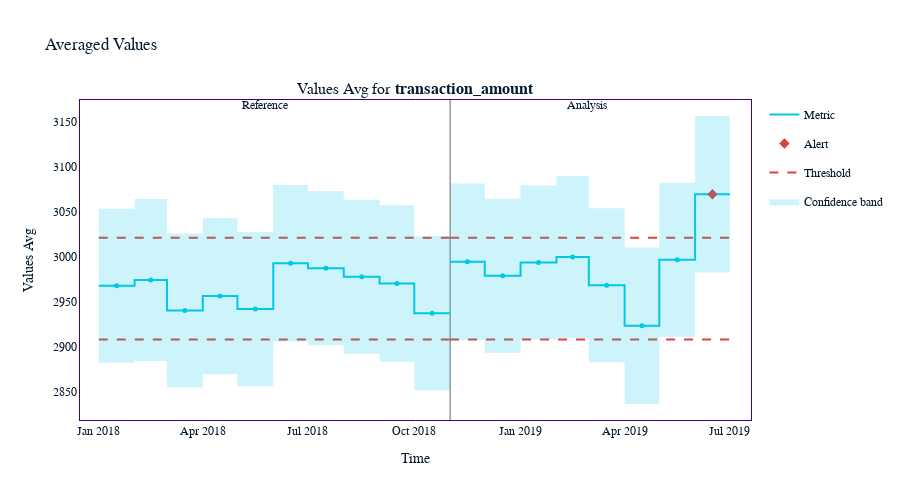

Notebook cell for this chart:
### Code cell
# Months with performance alerts
months_with_performance_alerts = ["april_2019", "may_2019", "june_2019"]

# Defining features
features = ["time_since_login_min", "transaction_amount", "transaction_type", "is_first_transaction", "user_tenure_months"]

# Initializing Univariate Drift Calculator
uni_calc = nml.UnivariateDriftCalculator(
    timestamp_column_name="timestamp",
    column_names=features,
    chunk_period="m",
    continuous_methods="kolmogorov_smirnov",
    categorical_methods="chi2"
)

uni_calc = uni_calc.fit(reference)
udc_results = uni_calc.calculate(analysis)

# Initializing Correlation Ranker
ranker = nml.CorrelationRanker()

ranker = ranker.fit(calc_results.filter(period="analysis"))
correlation_ranked_features = ranker.rank(udc_results, calc_results)
highest_correlation_feature = "time_since_login_min"

# Initializing Summary Statistics Calculator
ssac = nml.SummaryStatsAvgCalculator(
    column_names=["transaction_amount"],
    chunk_period="m",
    timestamp_column_name="timestamp"
)

ssac = ssac.fit(reference)
stats_avg_results = ssac.calculate(analysis)

stats_avg_results.plot()

### Figure 1 — Plotly figure (JSON) as saved in the notebook; plotly's stock layout.template omitted (floating-point values rounded to 4 significant figures)
{"data": [{"hoverinfo": "skip", "legendgroup": "metric_reference", "line": {"color": "#00c8e5", "shape": "hv", "width": 2}, "mode": "lines", "name": "Metric", "showlegend": true, "x": ["2018-01-01T00:00:00", "2018-02-01T00:00:00", "2018-03-01T00:00:00", "2018-04-01T00:00:00", "2018-05-01T00:00:00", "2018-06-01T00:00:00", "2018-07-01T00:00:00", "2018-08-01T00:00:00", "2018-09-01T00:00:00", "2018-10-01T00:00:00", "2018-10-31T23:59:59.999999"], "y": [2968.0, 2974.0, 2941.0, 2957.0, 2942.0, 2993.0, 2988.0, 2978.0, 2971.0, 2937.0, 2937.0], "type": "scatter", "xaxis": "x", "yaxis": "y"}, {"customdata": [["Values Avg for <b>transaction_amount</b>", "<b style=\"color:#00c8e5;line-height:60px\">Reference</b>", "", "2018-01", "From <b>Jan-01-2018</b> to <b>Jan-31-2018</b>", 2968.0, 85.5], ["Values Avg for <b>transaction_amount</b>", "<b style=\"color:#00c8e5;line-height:60px\">Reference</b>", "", "2018-02", "From <b>Feb-01-2018</b> to <b>Feb-28-2018</b>", 2974.0, 89.96], ["Values Avg for <b>transaction_amount</b>", "<b style=\"color:#00c8e5;line-height:60px\">Reference</b>", "", "2018-03", "From <b>Mar-01-2018</b> to <b>Mar-31-2018</b>", 2941.0, 85.51], ["Values Avg for <b>transaction_amount</b>", "<b style=\"color:#00c8e5;line-height:60px\">Reference</b>", "", "2018-04", "From <b>Apr-01-2018</b> to <b>Apr-30-2018</b>", 2957.0, 86.91], ["Values Avg for <b>transaction_amount</b>", "<b style=\"color:#00c8e5;line-height:60px\">Reference</b>", "", "2018-05", "From <b>May-01-2018</b> to <b>May-31-2018</b>", 2942.0, 85.5], ["Values Avg for <b>transaction_amount</b>", "<b style=\"color:#00c8e5;line-height:60px\">Reference</b>", "", "2018-06", "From <b>Jun-01-2018</b> to <b>Jun-30-2018</b>", 2993.0, 86.92], ["Values Avg for <b>transaction_amount</b>", "<b style=\"color:#00c8e5;line-height:60px\">Reference</b>", "", "2018-07", "From <b>Jul-01-2018</b> to <b>Jul-31-2018</b>", 2988.0, 85.5], ["Values Avg for <b>transaction_amount</b>", "<b style=\"color:#00c8e5;line-height:60px\">Reference</b>", "", "2018-08", "From <b>Aug-01-2018</b> to <b>Aug-31-2018</b>", 2978.0, 85.5], ["Values Avg for <b>transaction_amount</b>", "<b style=\"color:#00c8e5;line-height:60px\">Reference</b>", "", "2018-09", "From <b>Sep-01-2018</b> to <b>Sep-30-2018</b>", 2971.0, 86.92], ["Values Avg for <b>transaction_amount</b>", "<b style=\"color:#00c8e5;line-height:60px\">Reference</b>", "", "2018-10", "From <b>Oct-01-2018</b> to <b>Oct-31-2018</b>", 2937.0, 85.5]], "hovertemplate": "%{customdata[1]} &nbsp; &nbsp; %{customdata[2]} <br />Chunk: <b>%{customdata[3]}</b> &nbsp; &nbsp; %{customdata[4]} <br />%{customdata[0]}: <b>%{customdata[5]}</b><br />Confidence band: +/- <b>%{customdata[6]}</b><br /><extra></extra>", "legendgroup": "metric_reference", "marker": {"color": "#00c8e5", "size": 5, "symbol": "circle"}, "mode": "markers", "name": "Metric", "showlegend": false, "x": ["2018-01-16T12:00:00", "2018-02-15T00:00:00", "2018-03-16T12:00:00", "2018-04-16T00:00:00", "2018-05-16T12:00:00", "2018-06-16T00:00:00", "2018-07-16T12:00:00", "2018-08-16T12:00:00", "2018-09-16T00:00:00", "2018-10-16T11:59:59.999999"], "y": [2968.0, 2974.0, 2941.0, 2957.0, 2942.0, 2993.0, 2988.0, 2978.0, 2971.0, 2937.0, 2937.0], "type": "scatter", "xaxis": "x", "yaxis": "y"}, {"hoverinfo": "skip", "legendgroup": "metric_analysis", "line": {"color": "#00c8e5", "shape": "hv", "width": 2}, "mode": "lines", "name": "Metric", "showlegend": false, "x": ["2018-11-01T00:00:00", "2018-12-01T00:00:00", "2019-01-01T00:00:00", "2019-02-01T00:00:00", "2019-03-01T00:00:00", "2019-04-01T00:00:00", "2019-05-01T00:00:00", "2019-06-01T00:00:00", "2019-06-30T23:59:59.999999"], "y": [2995.0, 2979.0, 2994.0, 3000.0, 2969.0, 2924.0, 2997.0, 3070.0, 3070.0], "type": "scatter", "xaxis": "x", "yaxis": "y"}, {"customdata": [["Values Avg for <b>transaction_amount</b>", "<b style=\"color:#3b0280;line-height:60px\">Analysis</b>", "", "2018-11", "From <b>Nov-01-2018</b> to <b>Nov-30-2018</b>", 2995.0, 86.91], ["Values Avg for <b>transaction_amount</b>", "<b style=\"color:#3b0280;line-height:60px\">Analysis</b>", "", "2018-12", "From <b>Dec-01-2018</b> to <b>Dec-31-2018</b>", 2979.0, 85.51], ["Values Avg for <b>transaction_amount</b>", "<b style=\"color:#3b0280;line-height:60px\">Analysis</b>", "", "2019-01", "From <b>Jan-01-2019</b> to <b>Jan-31-2019</b>", 2994.0, 85.5], ["Values Avg for <b>transaction_amount</b>", "<b style=\"color:#3b0280;line-height:60px\">Analysis</b>", "", "2019-02", "From <b>Feb-01-2019</b> to <b>Feb-28-2019</b>", 3000.0, 89.97], ["Values Avg for <b>transaction_amount</b>", "<b style=\"color:#3b0280;line-height:60px\">Analysis</b>", "", "2019-03", "From <b>Mar-01-2019</b> to <b>Mar-31-2019</b>", 2969.0, 85.5], ["Values Avg for <b>transaction_amount</b>", "<b style=\"color:#3b0280;line-height:60px\">Analysis</b>", "", "2019-04", "From <b>Apr-01-2019</b> to <b>Apr-30-2019</b>", 2924.0, 86.91], ["Values Avg for <b>transaction_amount</b>", "<b style=\"color:#3b0280;line-height:60px\">Analysis</b>", "", "2019-05", "From <b>May-01-2019</b> to <b>May-31-2019</b>", 2997.0, 85.51], ["Values Avg for <b>transaction_amount</b>", "<b style=\"color:#3b0280;line-height:60px\">Analysis</b>", "<span style=\"color:#AD0000\">⚠ <b>Drift detected</b></span>", "2019-06", "From <b>Jun-01-2019</b> to <b>Jun-30-2019</b>", 3070.0, 86.91]], "hovertemplate": "%{customdata[1]} &nbsp; &nbsp; %{customdata[2]} <br />Chunk: <b>%{customdata[3]}</b> &nbsp; &nbsp; %{customdata[4]} <br />%{customdata[0]}: <b>%{customdata[5]}</b><br />Confidence band: +/- <b>%{customdata[6]}</b><br /><extra></extra>", "legendgroup": "metric_analysis", "marker": {"color": "#00c8e5", "size": 5, "symbol": "circle"}, "mode": "markers", "name": "Metric", "showlegend": false, "x": ["2018-11-16T00:00:00", "2018-12-16T12:00:00", "2019-01-16T12:00:00", "2019-02-15T00:00:00", "2019-03-16T12:00:00", "2019-04-16T00:00:00", "2019-05-16T12:00:00", "2019-06-15T23:59:59.999999"], "y": [2995.0, 2979.0, 2994.0, 3000.0, 2969.0, 2924.0, 2997.0, 3070.0, 3070.0], "type": "scatter", "xaxis": "x", "yaxis": "y"}, {"hoverinfo": "skip", "legendgroup": "alert", "marker": {"color": "#DD4040", "size": 8, "symbol": "diamond"}, "mode": "markers", "name": "Alert", "showlegend": true, "x": ["2019-06-15T23:59:59.999999"], "y": [3070.0], "type": "scatter", "xaxis": "x", "yaxis": "y"}, {"hoverinfo": "skip", "legendgroup": "thresh", "line": {"color": "#DD4040", "dash": "dash", "width": 2}, "mode": "lines", "name": "Threshold", "showlegend": true, "x": ["2018-01-01T00:00:00", "2018-02-01T00:00:00", "2018-03-01T00:00:00", "2018-04-01T00:00:00", "2018-05-01T00:00:00", "2018-06-01T00:00:00", "2018-07-01T00:00:00", "2018-08-01T00:00:00", "2018-09-01T00:00:00", "2018-10-01T00:00:00", "2018-10-31T23:59:59.999999"], "y": [3021.0, 3021.0, 3021.0, 3021.0, 3021.0, 3021.0, 3021.0, 3021.0, 3021.0, 3021.0, 3021.0], "type": "scatter", "xaxis": "x", "yaxis": "y"}, {"hoverinfo": "skip", "legendgroup": "thresh", "line": {"color": "#DD4040", "dash": "dash", "width": 2}, "mode": "lines", "name": "Threshold", "showlegend": false, "x": ["2018-01-01T00:00:00", "2018-02-01T00:00:00", "2018-03-01T00:00:00", "2018-04-01T00:00:00", "2018-05-01T00:00:00", "2018-06-01T00:00:00", "2018-07-01T00:00:00", "2018-08-01T00:00:00", "2018-09-01T00:00:00", "2018-10-01T00:00:00", "2018-10-31T23:59:59.999999"], "y": [2908.0, 2908.0, 2908.0, 2908.0, 2908.0, 2908.0, 2908.0, 2908.0, 2908.0, 2908.0, 2908.0], "type": "scatter", "xaxis": "x", "yaxis": "y"}, {"hoverinfo": "skip", "legendgroup": "thresh", "line": {"color": "#DD4040", "dash": "dash", "width": 2}, "mode": "lines", "name": "Threshold", "showlegend": false, "x": ["2018-11-01T00:00:00", "2018-12-01T00:00:00", "2019-01-01T00:00:00", "2019-02-01T00:00:00", "2019-03-01T00:00:00", "2019-04-01T00:00:00", "2019-05-01T00:00:00", "2019-06-01T00:00:00", "2019-06-30T23:59:59.999999"], "y": [3021.0, 3021.0, 3021.0, 3021.0, 3021.0, 3021.0, 3021.0, 3021.0, 3021.0], "type": "scatter", "xaxis": "x", "yaxis": "y"}, {"hoverinfo": "skip", "legendgroup": "thresh", "line": {"color": "#DD4040", "dash": "dash", "width": 2}, "mode": "lines", "name": "Threshold", "showlegend": false, "x": ["2018-11-01T00:00:00", "2018-12-01T00:00:00", "2019-01-01T00:00:00", "2019-02-01T00:00:00", "2019-03-01T00:00:00", "2019-04-01T00:00:00", "2019-05-01T00:00:00", "2019-06-01T00:00:00", "2019-06-30T23:59:59.999999"], "y": [2908.0, 2908.0, 2908.0, 2908.0, 2908.0, 2908.0, 2908.0, 2908.0, 2908.0], "type": "scatter", "xaxis": "x", "yaxis": "y"}, {"connectgaps": true, "hoverinfo": "skip", "line": {"color": "rgba(0,0,0,0)", "shape": "hv"}, "mode": "lines", "name": "Confidence band", "showlegend": false, "x": ["2018-01-01T00:00:00", "2018-02-01T00:00:00", "2018-03-01T00:00:00", "2018-04-01T00:00:00", "2018-05-01T00:00:00", "2018-06-01T00:00:00", "2018-07-01T00:00:00", "2018-08-01T00:00:00", "2018-09-01T00:00:00", "2018-10-01T00:00:00", "2018-10-31T23:59:59.999999"], "y": [3054.0, 3064.0, 3026.0, 3044.0, 3028.0, 3080.0, 3073.0, 3064.0, 3058.0, 3023.0, 3023.0], "type": "scatter", "xaxis": "x", "yaxis": "y"}, {"connectgaps": true, "fill": "tonexty", "fillcolor": "rgba(0.0, 0.7843137254901961, 0.8980392156862745, 0.2)", "hoverinfo": "skip", "line": {"color": "rgba(0,0,0,0)", "shape": "hv"}, "mode": "lines", "name": "Confidence band", "showlegend": true, "x": ["2018-01-01T00:00:00", "2018-02-01T00:00:00", "2018-03-01T00:00:00", "2018-04-01T00:00:00", "2018-05-01T00:00:00", "2018-06-01T00:00:00", "2018-07-01T00:00:00", "2018-08-01T00:00:00", "2018-09-01T00:00:00", "2018-10-01T00:00:00", "2018-10-31T23:59:59.999999"], "y": [2883.0, 2884.0, 2855.0, 2870.0, 2857.0, 2906.0, 2902.0, 2893.0, 2884.0, 2852.0, 2852.0], "type": "scatter", "xaxis": "x", "yaxis": "y"}, {"connectgaps": true, "hoverinfo": "skip", "line": {"color": "rgba(0,0,0,0)", "shape": "hv"}, "mode": "lines", "name": "Confidence band", "showlegend": false, "x": ["2018-11-01T00:00:00", "2018-12-01T00:00:00", "2019-01-01T00:00:00", "2019-02-01T00:00:00", "2019-03-01T00:00:00", "2019-04-01T00:00:00", "2019-05-01T00:00:00", "2019-06-01T00:00:00", "2019-06-30T23:59:59.999999"], "y": [3082.0, 3065.0, 3079.0, 3090.0, 3054.0, 3011.0, 3082.0, 3157.0, 3157.0], "type": "scatter", "xaxis": "x", "yaxis": "y"}, {"connectgaps": true, "fill": "tonexty", "fillcolor": "rgba(0.0, 0.7843137254901961, 0.8980392156862745, 0.2)", "hoverinfo": "skip", "line": {"color": "rgba(0,0,0,0)", "shape": "hv"}, "mode": "lines", "name": "Confidence band", "showlegend": false, "x": ["2018-11-01T00:00:00", "2018-12-01T00:00:00", "2019-01-01T00:00:00", "2019-02-01T00:00:00", "2019-03-01T00:00:00", "2019-04-01T00:00:00", "2019-05-01T00:00:00", "2019-06-01T00:00:00", "2019-06-30T23:59:59.999999"], "y": [2908.0, 2894.0, 2908.0, 2910.0, 2883.0, 2837.0, 2911.0, 2983.0, 2983.0], "type": "scatter", "xaxis": "x", "yaxis": "y"}], "layout": {"height": 500, "hoverlabel": {"bgcolor": "white", "font": {"size": 14}}, "legend": {"itemclick": false, "itemdoubleclick": false, "traceorder": "grouped"}, "paper_bgcolor": "rgba(255,255,255,1)", "plot_bgcolor": "rgba(255,255,255,1)", "title": {"text": "Averaged Values "}, "xaxis": {"linecolor": "#3b0280", "mirror": true, "showgrid": false, "title": {"text": "Time"}, "zeroline": false, "anchor": "y", "domain": [0, 1], "matches": "x"}, "yaxis": {"linecolor": "#3b0280", "mirror": true, "showgrid": false, "title": {"text": "Values Avg"}, "zeroline": false, "anchor": "x", "domain": [0, 1]}, "annotations": [{"font": {"size": 16}, "showarrow": false, "text": "Values Avg for <b>transaction_amount</b>", "x": 0.5, "xanchor": "center", "xref": "paper", "y": 1, "yanchor": "bottom", "yref": "paper"}, {"showarrow": false, "text": "Reference", "x": "2018-05-17T00:00:00", "xref": "x", "xshift": 10, "y": 1.01, "yref": "y domain"}, {"showarrow": false, "text": "Analysis", "x": "2019-02-14T21:00:00", "xref": "x", "xshift": 15, "y": 1.01, "yref": "y domain"}], "shapes": [{"layer": "below", "line": {"color": "#666666", "width": 1}, "type": "line", "x0": "2018-11-01T00:00:00", "x1": "2018-11-01T00:00:00", "xref": "x", "y0": 0, "y1": 1, "yref": "y domain"}]}}
